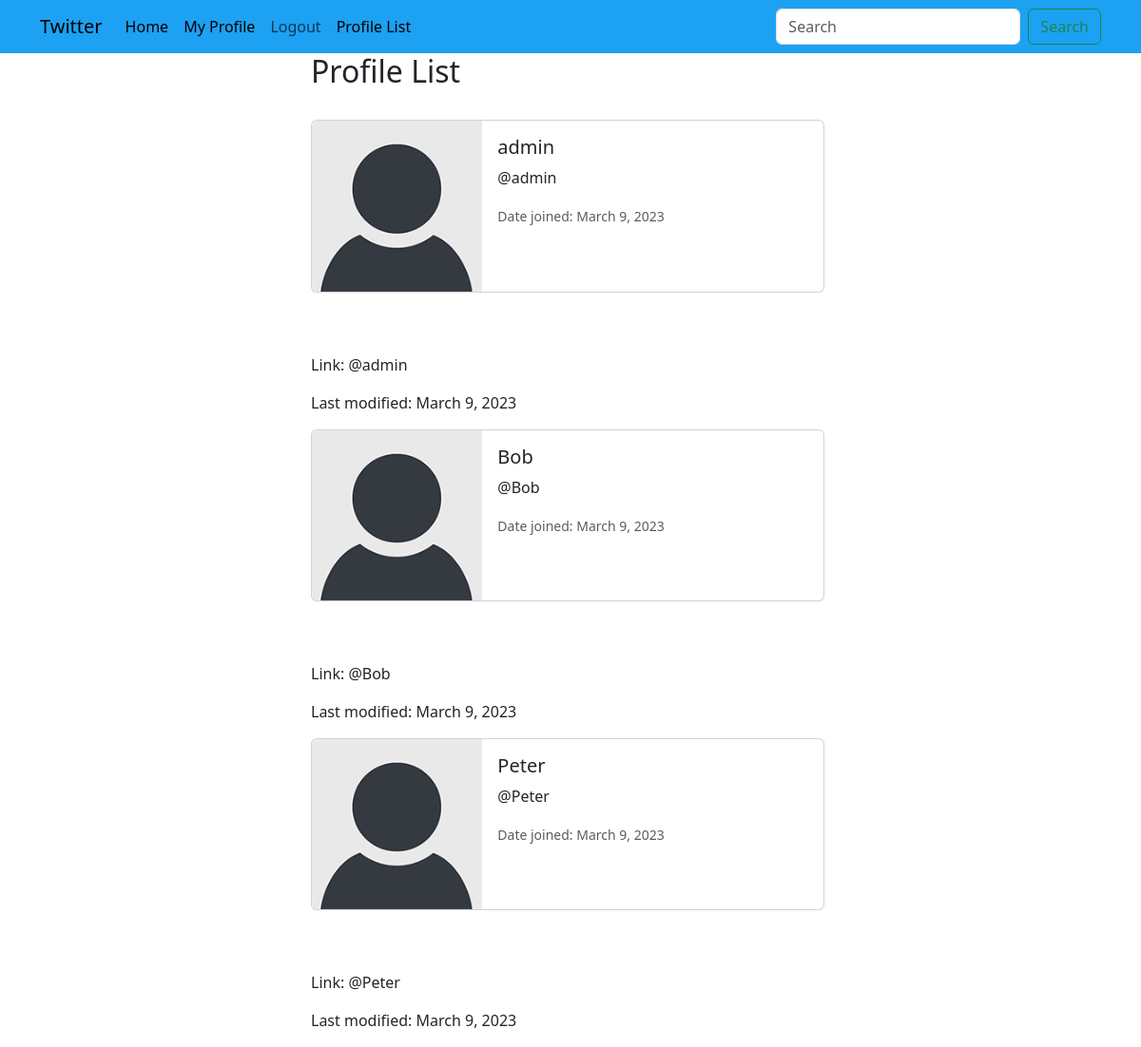
Page /profile-list/ (signed in) on the committed database.
### main/models.py (models this page shows, shortened)
class Profile(models.Model):
    user = models.OneToOneField(User, on_delete=models.CASCADE)
    follows = models.ManyToManyField("self",
                                     related_name="followed_by",
                                     symmetrical=False,
                                     blank=True
                                     )
    date_modified = models.DateTimeField(User, auto_now=True)

### main/views.py (the view)
# urls.py: path("profile-list/", views.profile_list, name="profile_list"),
def profile_list(request):
    if request.user.is_authenticated:
        profiles = Profile.objects.exclude(user=request.user)
        return render(request, "profile_list.html", {"profiles": profiles})
    else:
        messages.info(request, "Log in to view the page")
        return redirect("home")

### templates/profile_list.html (shortened to what this page needs)
{% extends "base.html" %}
{% load static %}
{% block content %}
    <h2>Profile List</h2>
    <br>
    {% if profiles %}
        {% for profile in profiles %}
            <div class="card mb-3" style="max-width: 540px;">
  <div class="row g-0">
    <div class="col-md-4">
      <img src="{% static "img/img.png" %}" class="img-fluid rounded-start" alt="...">
    </div>
    <div class="col-md-8">
      <div class="card-body">
        <h5 class="card-title">{{ profile.user.username }}</h5>
        <p class="card-text">@{{ profile.user.username }}</p>
        <p class="card-text"><small class="text-muted">Date joined: {{ profile.user.date_joined|date }}</small></p>
      </div>
    </div>
  </div>
</div>
            <br><br>
            <p>Link: @{{ profile.user.username }}</p>
            <p>Last modified: {{ profile.user.date_joined|date }}</p>
        {% endfor %}
    {% endif %}
{% endblock %}

### rows in the picture
Profile: user.username "admin", user.date_joined "March 9, 2023"
Profile: user.username "Bob", user.date_joined "March 9, 2023"
Profile: user.username "Peter", user.date_joined "March 9, 2023"
